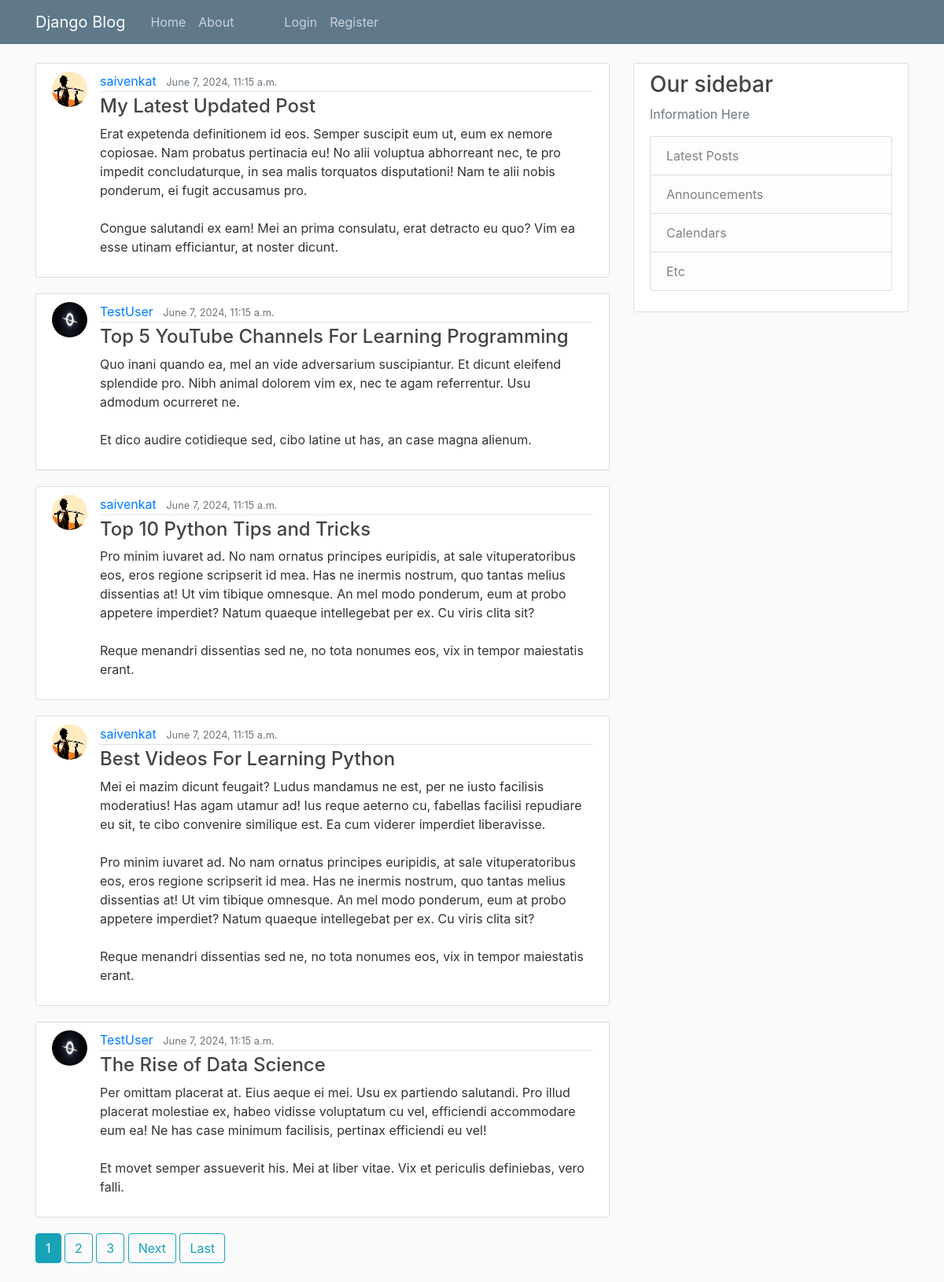
The page / on the database its author committed.
### testblog/models.py (models this page shows, shortened)
class Post(models.Model):
    title = models.CharField(max_length=100)
    content = models.TextField()
    date_posted = models.DateTimeField(default = timezone.now)
    author = models.ForeignKey(User , on_delete=models.CASCADE)

### users/models.py (models this page shows, shortened)
class Profile(models.Model):
    user = models.OneToOneField(User, on_delete=models.CASCADE)
    image = models.ImageField(default='default.jpg' , upload_to='profile-pics')

### testblog/views.py (the view)
# urls.py: path('', PostListView.as_view() , name="blog-home"),
class PostListView(ListView):
    model = Post
    template_name = 'testblog/home.html' #<app>/<model>_<viewtype>.html
    context_object_name = 'posts'
    ordering = ['-date_posted']
    paginate_by = 5

### testblog/templates/testblog/home.html (shortened to what this page needs)
{% extends "testblog/base.html" %}
{% block content%}
    {% for post in posts %}
    <article class="media content-section">
        <img class="rounded-circle article-img" src="{{ post.author.profile.image.url }}" alt="">
        <div class="media-body">
            <div class="article-metadata">
                <a class="mr-2" href="{% url 'user-posts' post.author.username %}">{{ post.author }}</a>
                <small class="text-muted">{{ post.date_posted }}</small>
            </div>
            <h4><a class="article-title" href="{% url 'post-detail' post.id %}">{{ post.title }}</a></h4>
            <p class="article-content">{{ post.content }}</p>
        </div>
    </article>
    {% endfor %}
    {% if is_paginated %}
        {% for num in page_obj.paginator.page_range %}
            {% if page_obj.number == num  %}
                <a class="btn btn-info mb-4" href="?page={{ num }}">{{ num }}</a>
            {% elif num > page_obj.number|add:'-3' and num < page_obj.number|add:'3'  %}
                <a class="btn btn-outline-info mb-4" href="?page={{ num }}">{{ num }}</a>
            {% endif %}
        {% endfor %}
        {% if page_obj.has_next %}
            <a class="btn btn-outline-info mb-4" href="?page={{page_obj.next_page_number}}">Next</a>
            <a class="btn btn-outline-info mb-4" href="?page={{page_obj.paginator.number}}">Last</a>
        {% endif %}
    {% endif  %}
{% endblock content%}

### testblog/templates/testblog/base.html (shortened to what this page needs)
{% load static %}
<!DOCTYPE html lang="en">
<head>
    <link rel="stylesheet" href="https://maxcdn.bootstrapcdn.com/bootstrap/4.0.0/css/bootstrap.min.css">
    <link rel="stylesheet" type="text/css" href="{% static 'testblog/main.css' %}">
</head>
<body>
    <header class="site-header">
        <nav class="navbar navbar-expand-md navbar-dark bg-steel fixed-top">
            <div class="container">
                <a class="navbar-brand mr-4" href="{% url 'blog-home' %}">Django Blog</a>
                <div class="collapse navbar-collapse" id = "navbarToggle">
                    <div class="navbar-nav mr-4">
                        <a class="nav-item nav-link" href="{% url 'blog-home' %}">Home</a>
                        <a class="nav-item nav-link" href="{% url 'blog-about' %}">About</a>
                    </div>
                    <div class="navbar-nav ml-4">
                        {% if user.is_authenticated %}
                            <a class="nav-iem nav-link" href = "{% url 'post-create' %}">New Post</a>
                            <a class="nav-item nav-link" href="{% url 'profile' %}">My Profile</a>
                            <a class="nav-item nav-link" href="{% url 'logout' %}">Logout</a>
                        {% else %}
                            <a class="nav-item nav-link" href="{% url 'login' %}">Login</a>
                            <a class="nav-item nav-link" href="{% url 'register' %}">Register</a>
                        {% endif %}
                    </div>
                </div>
            </div>
        </nav>
    </header>
    <main role="main" class="container">
        <div class="row">
            <div class="col-md-8">
                {% block content%} {% endblock content%}
            </div>
            <div class="col-md-4">
                <div class="content-section">
                    <h3>Our sidebar</h3>
                    <p class="text-muted">Information Here
                        <ul class="list-group">
                            <li class="list-group-item list-group-item-light">Latest Posts</li>
                            <li class="list-group-item list-group-item-light">Announcements</li>
                            <li class="list-group-item list-group-item-light">Calendars</li>
                            <li class="list-group-item list-group-item-light">Etc</li>
                        </ul>
                    </p>
                </div>
            </div>
        </div>
    </main>
</body>
</html>

### testblog/static/testblog/main.css (style rules this page uses)
body { background: #fafafa; color: #333333; margin-top: 5rem; }
h1, h2, h3, h4, h5, h6 { color: #444444; }
ul { margin: 0; }
.bg-steel { background-color: #5f788a; }
.site-header .navbar-nav .nav-link { color: #cbd5db; }
.content-section { background: #ffffff; padding: 10px 20px; border: 1px solid #dddddd; border-radius: 3px; margin-bottom: 20px; }
.article-title { color: #444444; }
.article-content { white-space: pre-line; }
.article-img { height: 45px; width: 45px; margin-right: 16px; }
.article-metadata { padding-bottom: 1px; margin-bottom: 4px; border-bottom: 1px solid #e3e3e3 }

### rows shown on the page
Post: author.profile.image (picture), author "saivenkat", date_posted "June 7, 2024, 11:15 a.m.", title "My Latest Updated Post", content "Erat expetenda definitionem id eos. Semper suscipit eum ut, eum ex nemore copiosae. Nam probatus pertinacia eu! No alii voluptua abhorreant nec, te pro impedit concludaturque, in sea malis torquatos disputationi! Nam te alii nobis ponderum, ei fugit accusamus pro. Congue salutandi ex eam! Mei an prima consulatu, erat detracto eu quo? Vim ea esse utinam efficiantur, at noster dicunt."
Post: author.profile.image (placeholder picture), author "TestUser", date_posted "June 7, 2024, 11:15 a.m.", title "Top 5 YouTube Channels For Learning Programming", content "Quo inani quando ea, mel an vide adversarium suscipiantur. Et dicunt eleifend splendide pro. Nibh animal dolorem vim ex, nec te agam referrentur. Usu admodum ocurreret ne. Et dico audire cotidieque sed, cibo latine ut has, an case magna alienum."
Post: author.profile.image (picture), author "saivenkat", date_posted "June 7, 2024, 11:15 a.m.", title "Top 10 Python Tips and Tricks", content "Pro minim iuvaret ad. No nam ornatus principes euripidis, at sale vituperatoribus eos, eros regione scripserit id mea. Has ne inermis nostrum, quo tantas melius dissentias at! Ut vim tibique omnesque. An mel modo ponderum, eum at probo appetere imperdiet? Natum quaeque intellegebat per ex. Cu viris clita sit? Reque menandri dissentias sed ne, no tota nonumes eos, vix in tempor maiestatis erant."
Post: author.profile.image (picture), author "saivenkat", date_posted "June 7, 2024, 11:15 a.m.", title "Best Videos For Learning Python", content "Mei ei mazim dicunt feugait? Ludus mandamus ne est, per ne iusto facilisis moderatius! Has agam utamur ad! Ius reque aeterno cu, fabellas facilisi repudiare eu sit, te cibo convenire similique est. Ea cum viderer imperdiet liberavisse. Pro minim iuvaret ad. No nam ornatus principes euripidis, at sale vituperatoribus eos, eros regione scripserit id mea. Has ne inermis nostrum, quo tantas melius dissentias at! Ut vim tibique omnesque. An mel modo ponderum, eum at probo appetere imperdiet? Natum quaeque intellegebat per ex. Cu viris clita sit? Reque menandri dissentias sed ne, no tota nonumes eos, vix in tempor maiestatis erant."
Post: author.profile.image (placeholder picture), author "TestUser", date_posted "June 7, 2024, 11:15 a.m.", title "The Rise of Data Science", content "Per omittam placerat at. Eius aeque ei mei. Usu ex partiendo salutandi. Pro illud placerat molestiae ex, habeo vidisse voluptatum cu vel, efficiendi accommodare eum ea! Ne has case minimum facilisis, pertinax efficiendi eu vel! Et movet semper assueverit his. Mei at liber vitae. Vix et periculis definiebas, vero falli."

### other values the page prints
{{ num }} "1"
{{ num }} "2" "3"
